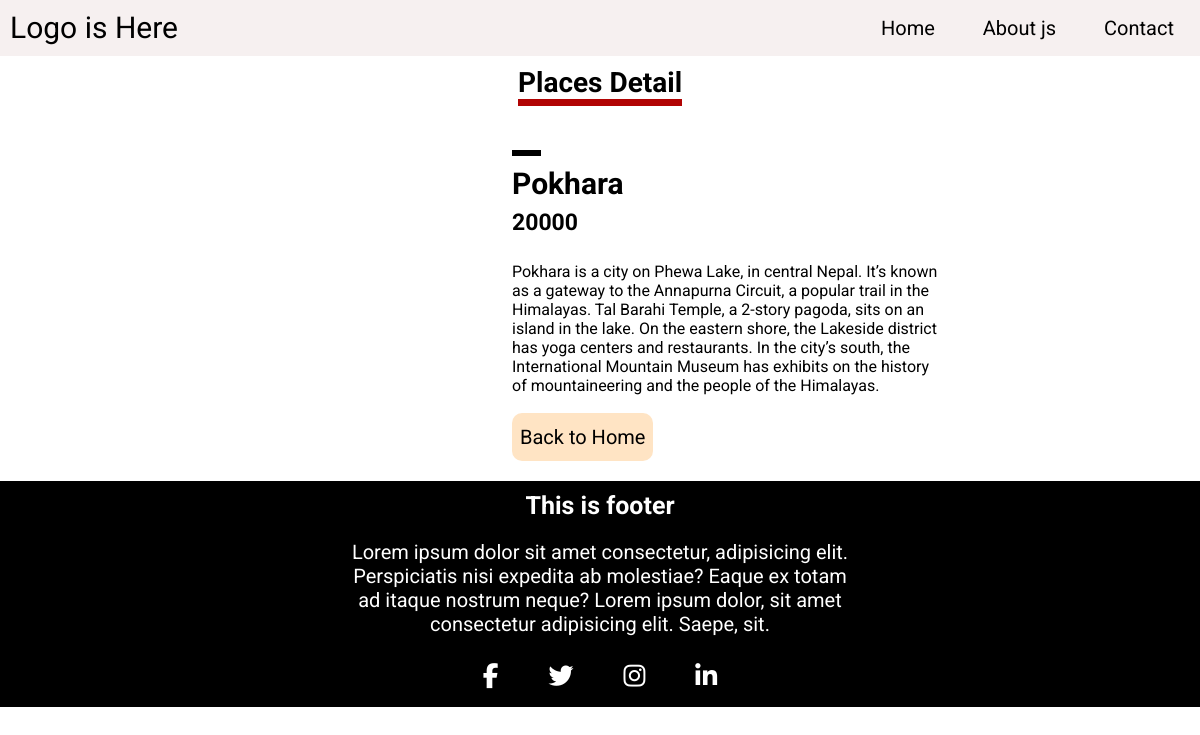
The app's page /home/1/ with its own data.
### travelapp/models.py (models this page shows, shortened)
class Places(models.Model):
    images = models.ImageField(upload_to="images/")
    name = models.CharField(max_length=30)
    detail = models.TextField()
    price = models.IntegerField()
    created = models.DateTimeField(auto_now_add=True)
    class Meta:
        verbose_name = "Place"
        verbose_name_plural = "Places"

### travelapp/views.py (the view)
# urls.py: path('home/<int:id>/', views.detail, name="detail"),
def detail(request, id):
    indvPlace = Places.objects.get(id=id)
    return render(request, 'travelapp/detail.html', {'indvPlace':indvPlace})

### travelapp/templates/travelapp/detail.html (shortened to what this page needs)
<!DOCTYPE html>
{% load static %}
<html lang="en">
<head>
    <link rel="stylesheet" href="{% static 'styles/style.css' %}">
</head>
<body>
    <header style="background-color: rgb(246, 240, 240);">
        <div class="logo">
            <a href="">Logo is Here</a>
        </div>
        <div class="nav" style="justify-content: center; align-items: center; padding: 6px 2px;" >
            <a href="{% url 'home' %}">Home</a>
            <a href="{% url 'aboutjs' %}"> About js</a>
            <a href="">Contact</a>
        </div>
    </header>
 <section  class="product-detail">
    <h1 class="maintopic"><span>Places Detail</span></h1>
<div class="prodetail">
   <div class="imgsection">
   </div>
   <div class="detailsection">
    <span class="blank">yuiu</span>
    <h1>{{indvPlace.name}}</h1>
    <h3>{{indvPlace.price}}</h3>
    <p class="detail">{{indvPlace.detail}}</p>
    <a href="{% url 'home' %}">Back to Home</a>
   </div>
</div>
 </section>
    <footer class="footer">
        <div class="mainfooter">
            <h2>This is footer</h2>
            <p>Lorem ipsum dolor sit amet consectetur, adipisicing elit.
            Perspiciatis nisi expedita ab molestiae? Eaque ex totam ad itaque nostrum neque?
        Lorem ipsum dolor, sit amet consectetur adipisicing elit. Saepe, sit.</p>
        <div class="link">
            <i class="fa fa-facebook "></i>
            <i class="fa fa-twitter"></i>
            <i class="fa fa-instagram"></i>
            <i class="fa fa-linkedin"></i>
        </div>
        </div>
    </footer>
</body>
</html>

### static/styles/style.css (style rules this page uses)
* { margin: 0; padding: 0; font-family: 'Anek Malayalam', sans-serif; font-family: 'Poppins', sans-serif; font-family: 'Roboto', sans-serif; }
body { height: 100vh; }
header { display: flex; justify-content: space-between; padding: 10px 0px; width: 100%; }
header .logo a { padding: 10px; font-size: 30px; }
header a { text-decoration: none; color: black; }
header .nav a { font-size: 20px; padding: 6px 20px; border-radius: 8px; transition: all 0.2s ease; margin: 0 4px 0 0; }
footer { background: black; }
.mainfooter { margin: 0;padding: 0; width: 500px; margin: auto; text-align: center; }
footer h2 { font-size: 25px; }
footer p { font-size: 20px; }
footer h2, p { padding: 10px 0; color: white; }
footer .link { padding: 10px 0; text-align: center; }
footer .link i { color: white; font-size: 25px; margin: 0 10px; padding: 8px 13px; align-items: center; text-align: center; }
.product-detail { margin: 10px 0 ; width: 100%; }
.product-detail .maintopic { font-size: 28px; text-align: center; }
.product-detail .maintopic span { border-bottom: 7px solid #b10404; }
.prodetail { margin: 2rem 4rem; display: flex; }
.detailsection { width: 40%; margin-left: 3rem; }
.detailsection span.blank { content: none; border-bottom: 6px solid #000; color: white; }
.prodetail h1,h3 { margin-top: 0.5rem; }
.prodetail h1, .detail { justify-content: center; color: black; margin-top: 1rem; }
.prodetail h1 { font-size: 30px; }
.prodetail h3 { font-size: 23px; }
.prodetail .imgsection { width: 400px; }
.detailsection a { text-decoration: none; color: #000; font-size: 20px; padding: 0.6em 0.5rem; background-color: bisque; border-radius: 10px; }
.detailsection p { margin-bottom: 20px; }

### records on screen
Places: name "Pokhara", price "20000", detail "Pokhara is a city on Phewa Lake, in central Nepal. It’s known as a gateway to the Annapurna Circuit, a popular trail in the Himalayas. Tal Barahi Temple, a 2-story pagoda, sits on an island in the lake. On the eastern shore, the Lakeside district has yoga centers and restaurants. In the city’s south, the International Mountain Museum has exhibits on the history of mountaineering and the people of the Himalayas."
